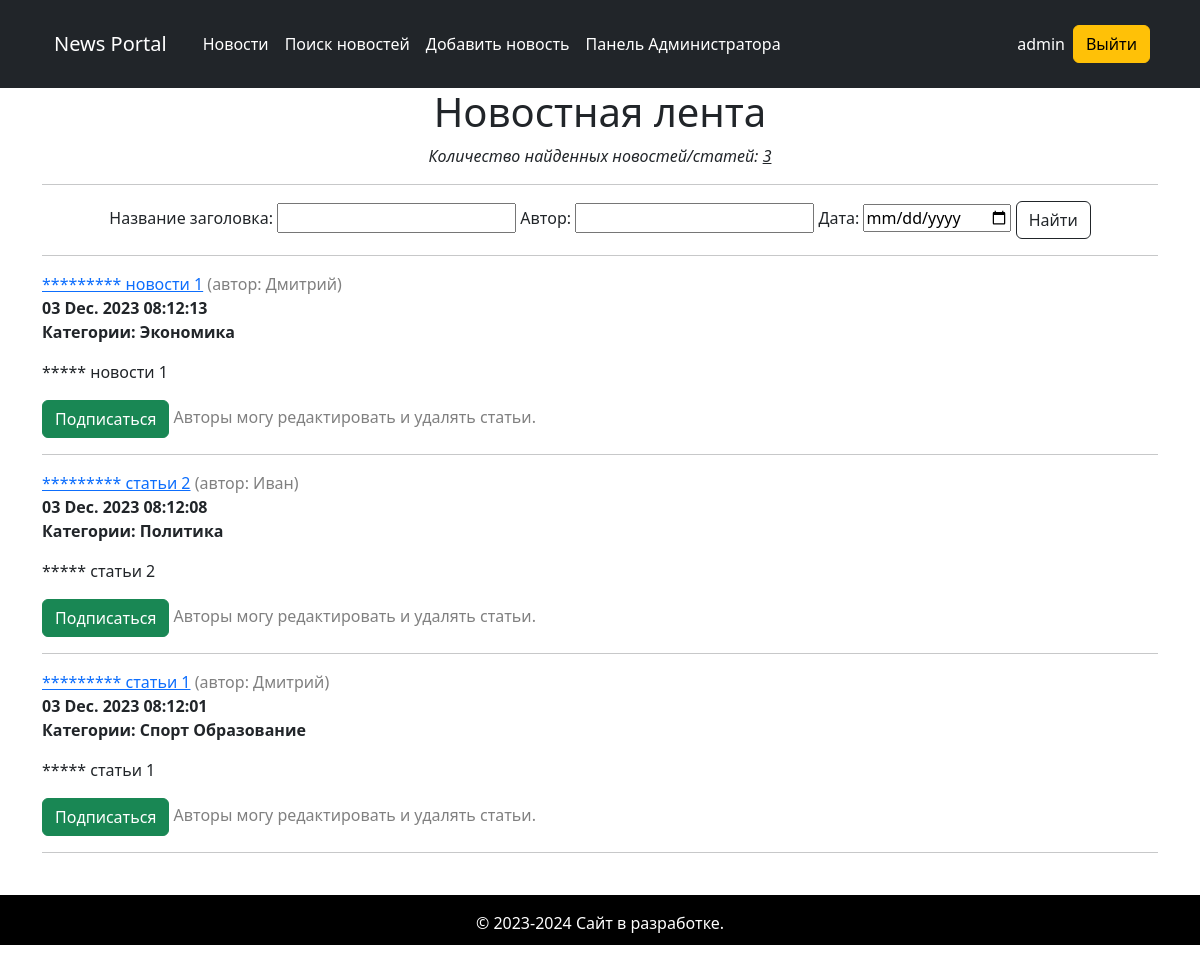
The page /search/ (signed in) on the database as committed earlier.
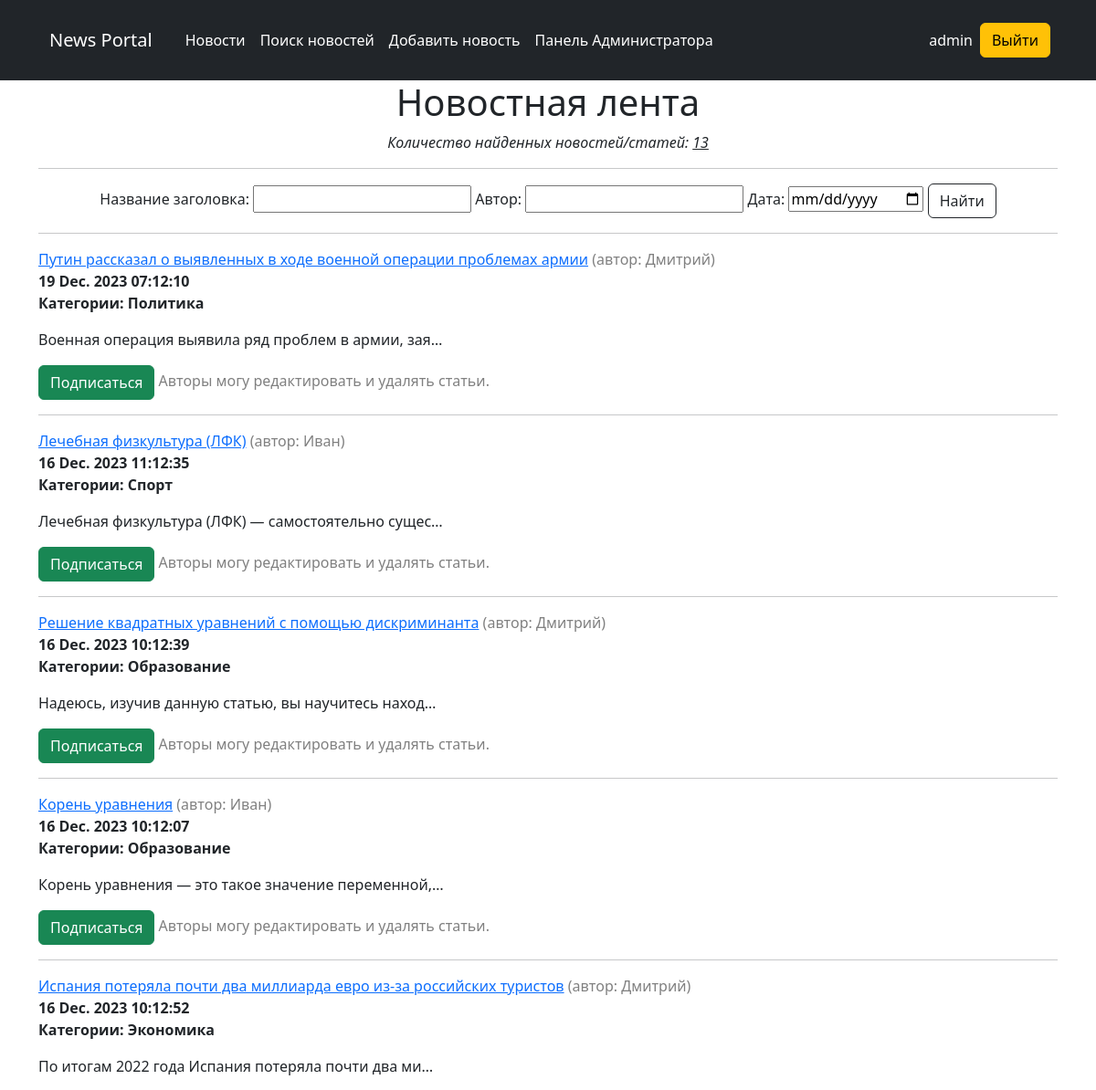
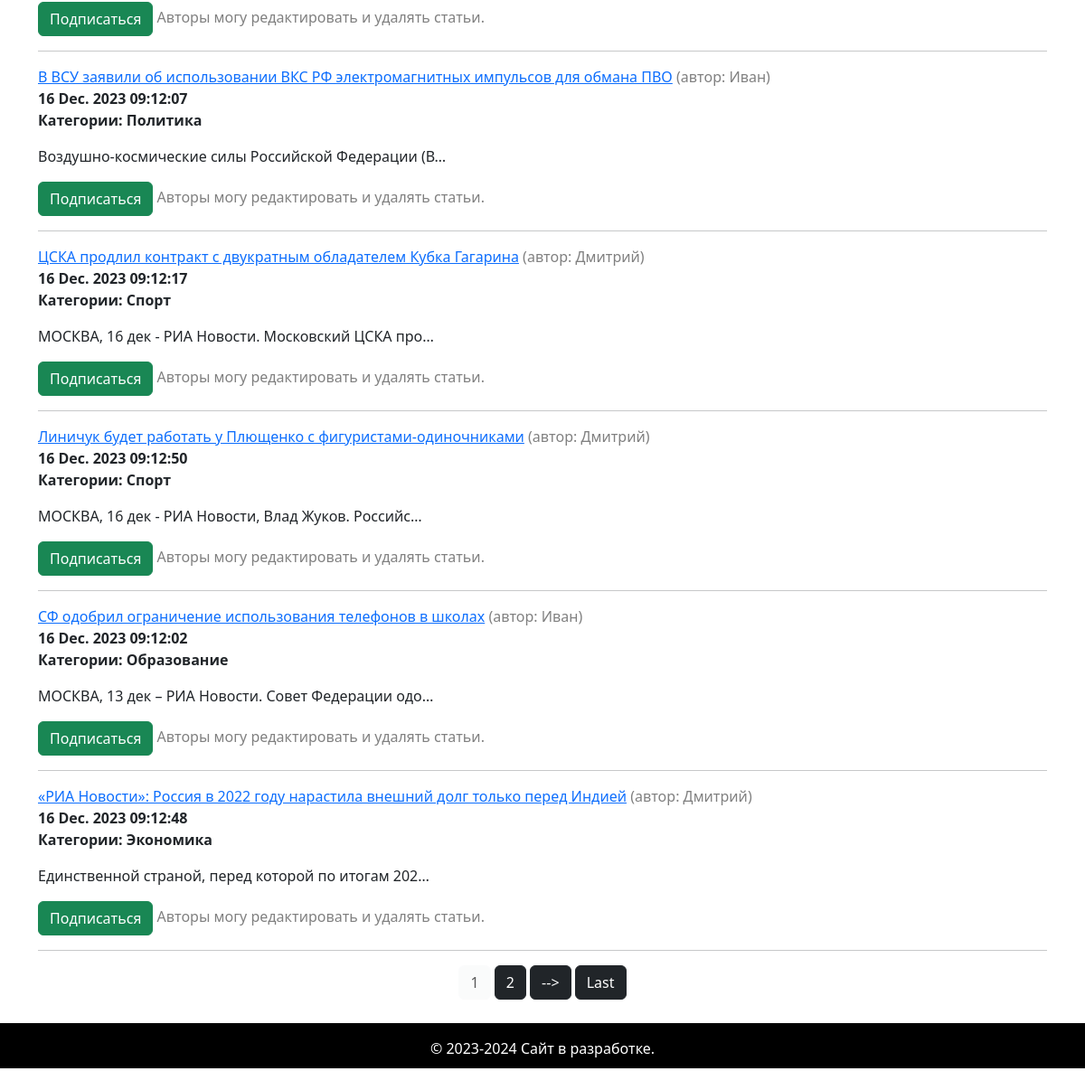
The same page on the database as committed later (2 pictures, top to bottom).
### news/models.py (models this page shows, shortened)
class Post(models.Model):
    article = 'AR'
    news = 'NE'
    POSITIONS = [
        (article, 'Статья'),
        (news, 'Новости'),
    ]
    author = models.ForeignKey(Author, on_delete=models.CASCADE)  # связь «один ко многим» с моделью Author
    choose_news = models.CharField(max_length=2, choices=POSITIONS)
    datetime_post = models.DateTimeField(auto_now_add=True)
    category = models.ManyToManyField(Category, through='PostCategory')  # связь «многие ко многим» с моделью Category
    title = models.CharField(max_length=255, default='Заголовок статьи/новости')
    text = models.TextField(default='Текст статьи/новости')
    rating = models.IntegerField(default=0)

class Author(models.Model):
    user = models.OneToOneField(User, on_delete=models.CASCADE)
    rating = models.IntegerField(default=0)
    def __str__(self):
        return f'{self.user}'

class Category(models.Model):
    name = models.CharField(max_length=255, unique=True)
    subscriber = models.ManyToManyField(User, related_name='categories')
    def __str__(self):
        return self.name

### news/views.py (the view)
# urls.py: path('search/', PostsSearchList.as_view(), name='post_search'),
class PostsSearchList(LoginRequiredMixin, PermissionRequiredMixin, ListView):
    model = Post
    ordering = '-datetime_post'
    template_name = 'news/search.html'
    context_object_name = 'news'
    paginate_by = 10
    permission_required = (
        'news.view_post',
    )
    def get_queryset(self):
        self.queryset = PostFilter(self.request.GET, queryset=super().get_queryset())
        return self.queryset.qs
    def get_context_data(self, **kwargs):
        context = super().get_context_data(**kwargs)
        context['filter'] = self.queryset
        return context

### news/templatetags/custom_filters.py (called while the page is built)
def clear_str(word: str) -> str:
    ss = map(lambda x: x if x not in punctuation else "", word)
    result = ''.join(ss)
    return result.lower()

@register.filter()
def censor(value: str) -> str:
    try:
        if type(value) == str:
            result = map(lambda word: '*' * len(word) if clear_str(word) in PI_WORDS else word, value.split())
            text = ' '.join(result)
        else:
            raise TypeError
    except TypeError as e:
        print(f'Необходимо передавать тип данных str, вместо этого получаем {type(value)}')
    else:
        return text

### news/templatetags/custom_tags.py (called while the page is built)
@register.simple_tag(takes_context=True)
def url_replace(context, **kwargs):
    d = context['request'].GET.copy()
    for k, v in kwargs.items():
        d[k] = v
    return d.urlencode()

### templates/news/search.html (shortened to what this page needs)
{% extends 'flatpages/default.html' %}
{% load custom_filters %}
{% block content %}
    <h1>Новостная лента</h1>
    {% if news %}
        <p><i>Количество найденных новостей/статей: <u>{{filter.qs|length}}</u></i></p>
        <hr>
        <form  method="GET">
            {{ filter.form }}
            <input type="submit" class="btn btn-outline-dark" value="Найти">
        </form>
        <hr>
        {% for val in news %}
            <div style="text-align: left;">
                <a href="{% url 'post_detail' val.id %}">{{ val.title|censor }}</a>
                <span style="color: gray;">(автор: {{val.author}})</span>
                <br>
                <b>{{ val.datetime_post|date:'d M. Y h:m:s' }}</b>
                <p><b>Категории:
                    {% for cat in val.category.all%}
                        {{cat|title}}
                    {% endfor %}
                </b></p>
                <p>{{ val.text|truncatechars:50|censor }}</p>
                {% if request.user in val.category.first.subscriber.all%}
                    <a class="btn btn-danger" href="{% url 'category_unsubscribe' val.postcategory_set.first.category.pk %}" role="button">Отписаться</a>
                {% else %}
                    <a class="btn btn-success" href="{% url 'category_subscribe' val.postcategory_set.first.category.pk %}" role="button">Подписаться</a>
                {% endif %}
                {% if request.user.author%}
                    <a class="btn btn-warning" href="{% url 'post_update' val.id %}" role="button">Редактировать</a>
                    <a class="btn btn-danger" href="{% url 'post_delete' val.id %}" role="button">Удалить</a>
                {% else %}
                   <span style="color: gray;">Авторы могу редактировать и удалять статьи.</span>
                {% endif %}
            </div>
            <hr>
        {% endfor %}
    {% else %}
        <h2>Статей нет!</h2>
    {% endif %}
{% include "flatpages/paginate.html" %}
{% endblock content %}

### templates/flatpages/default.html (shortened to what this page needs)
<!DOCTYPE html>
<html lang="en">
<head>
    {% load static %}
    <link href="{% static 'css/styles.css' %}" rel="stylesheet"/>
    <link rel="stylesheet" href="https://cdn.jsdelivr.net/npm/bootstrap-icons@1.11.2/font/bootstrap-icons.min.css">
</head>
<body>
<header class="p-3 text-bg-dark">
    <div class="container">
        <nav class="d-flex flex-wrap align-items-center justify-content-center justify-content-lg-start">
            <nav class="navbar bg-body-tertiary">
                <div class="container-fluid">
                    <a class="navbar-brand text-white text-start ms-0" href="/">
                        News Portal
                    </a>
                </div>
            </nav>
            <ul class="nav col-12 col-lg-auto me-lg-auto mb-2 justify-content-center mb-md-0 text-center">
                <li><a href="{% url 'news'%}" class="nav-link px-2 text-white">Новости</a></li>
                <li><a href="{% url 'post_search'%}" class="nav-link px-2 text-white">Поиск новостей</a></li>
                <li><a href="{% url 'post_create'%}" class="nav-link px-2 text-white">Добавить новость</a></li>
                <li><a href="/admin/" class="nav-link px-2 text-white">Панель Администратора</a></li>
            </ul>
            <div class="text-end d-flex align-items-center">
                {% if request.user.username %}
                <a href="{% url 'personal_account' pk=request.user.id %}"
                   class="link-body-emphasis text-decoration-none show me-2 text-white"
                   data-bs-toggle="dropdown" aria-expanded="true">
                    {{ request.user.username }}
                </a>
                <a href="/accounts/logout/" class="btn btn-warning me-2">Выйти</a>
                {% endif %}
            </div>
        </nav>
    </div>
</header>
<div class="container">
    <div class="row">
        <div class="col-lg-12 text-center">
            {% block content %}
            {% endblock content %}
        </div>
    </div>
</div>
<footer class="py-3 my-4" style="background-color: black; color: white;">
    <p class="text-center text-body-secondary">© 2023-2024 Сайт в разработке.</p>
</footer>
</body>
</html>

### templates/flatpages/paginate.html (shortened to what this page needs)
<!DOCTYPE html>
<html lang="en">
    <head>
        {% load static %}
        {% load custom_tags %}
        <link href="{% static 'css/styles.css' %}" rel="stylesheet" />
    </head>
    <body>
    {% if is_paginated %}
        {% for num in page_obj.paginator.page_range %}
            {% if page_obj.number == num %}
                <button type="button" class="btn btn-light" disabled>{{ num }}</button>
            {% elif num > page_obj.number|add:'-3' and num < page_obj.number|add:'3' %}
                <a href="?{% url_replace page=num %}" class="btn btn-dark">{{ num }}</a>
            {% endif %}
        {% endfor %}
        {% if page_obj.has_next %}
            <a href="?{% url_replace page=page_obj.next_page_number %}" class="btn btn-dark">--></a>
            <a href="?{% url_replace page=page_obj.paginator.num_pages %}" class="btn btn-dark">Last</a>
        {% endif %}
    {% endif %}
    </body>
</html>

### templates/flatpages/default.html (style rules this page uses)
body { margin: 0; padding-bottom: 100px; }
footer { position: fixed; bottom: 0; width: 100%; height: 50px; background-color: black; color: white; }

Rows that differ between the two databases and show on the page:
removed Post: title|censor "********* новости 1", author "Дмитрий", datetime_post "03 Dec. 2023 08:12:13", text|censor "***** новости 1", shows "Подписаться", Category (name "Экономика")
removed Post: title|censor "********* статьи 2", author "Иван", datetime_post "03 Dec. 2023 08:12:08", text|censor "***** статьи 2", shows "Подписаться", Category (name "Политика")
removed Post: title|censor "********* статьи 1", author "Дмитрий", datetime_post "03 Dec. 2023 08:12:01", text|censor "***** статьи 1", shows "Подписаться", Category (name "Спорт"), Category (name "Образование")
added Post: title|censor "Путин рассказал о выявленных в ходе военной операции проблемах армии", author "Дмитрий", datetime_post "19 Dec. 2023 07:12:10", text|censor "Военная операция выявила ряд проблем в армии, зая…", shows "Подписаться", Category (name "Политика")
added Post: title|censor "Лечебная физкультура (ЛФК)", author "Иван", datetime_post "16 Dec. 2023 11:12:35", text|censor "Лечебная физкультура (ЛФК) — самостоятельно сущес…", shows "Подписаться", Category (name "Спорт")
added Post: title|censor "Решение квадратных уравнений с помощью дискриминанта", author "Дмитрий", datetime_post "16 Dec. 2023 10:12:39", text|censor "Надеюсь, изучив данную статью, вы научитесь наход…", shows "Подписаться", Category (name "Образование")
added Post: title|censor "Корень уравнения", author "Иван", datetime_post "16 Dec. 2023 10:12:07", text|censor "Корень уравнения — это такое значение переменной,…", shows "Подписаться", Category (name "Образование")
added Post: title|censor "Испания потеряла почти два миллиарда евро из-за российских туристов", author "Дмитрий", datetime_post "16 Dec. 2023 10:12:52", text|censor "По итогам 2022 года Испания потеряла почти два ми…", shows "Подписаться", Category (name "Экономика")
added Post: title|censor "В ВСУ заявили об использовании ВКС РФ электромагнитных импульсов для обмана ПВО", author "Иван", datetime_post "16 Dec. 2023 09:12:07", text|censor "Воздушно-космические силы Российской Федерации (В…", shows "Подписаться", Category (name "Политика")
added Post: title|censor "ЦСКА продлил контракт с двукратным обладателем Кубка Гагарина", author "Дмитрий", datetime_post "16 Dec. 2023 09:12:17", text|censor "МОСКВА, 16 дек - РИА Новости. Московский ЦСКА про…", shows "Подписаться", Category (name "Спорт")
added Post: title|censor "Линичук будет работать у Плющенко с фигуристами-одиночниками", author "Дмитрий", datetime_post "16 Dec. 2023 09:12:50", text|censor "МОСКВА, 16 дек - РИА Новости, Влад Жуков. Российс…", shows "Подписаться", Category (name "Спорт")
added Post: title|censor "СФ одобрил ограничение использования телефонов в школах", author "Иван", datetime_post "16 Dec. 2023 09:12:02", text|censor "МОСКВА, 13 дек – РИА Новости. Совет Федерации одо…", shows "Подписаться", Category (name "Образование")
added Post: title|censor "«РИА Новости»: Россия в 2022 году нарастила внешний долг только перед Индией", author "Дмитрий", datetime_post "16 Dec. 2023 09:12:48", text|censor "Единственной страной, перед которой по итогам 202…", shows "Подписаться", Category (name "Экономика")
Other text that changed with them:
{{ filter.qs|length }}: "3" → "13"
new list line: "1"
new list line: "2"
text now shown: "--> Last"
